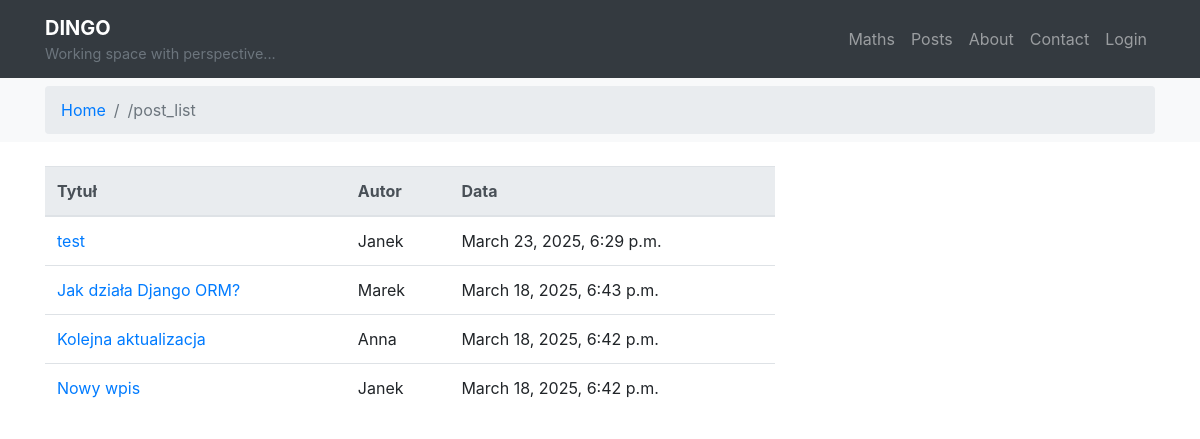
/posts/, run on an earlier commit of the app's database.
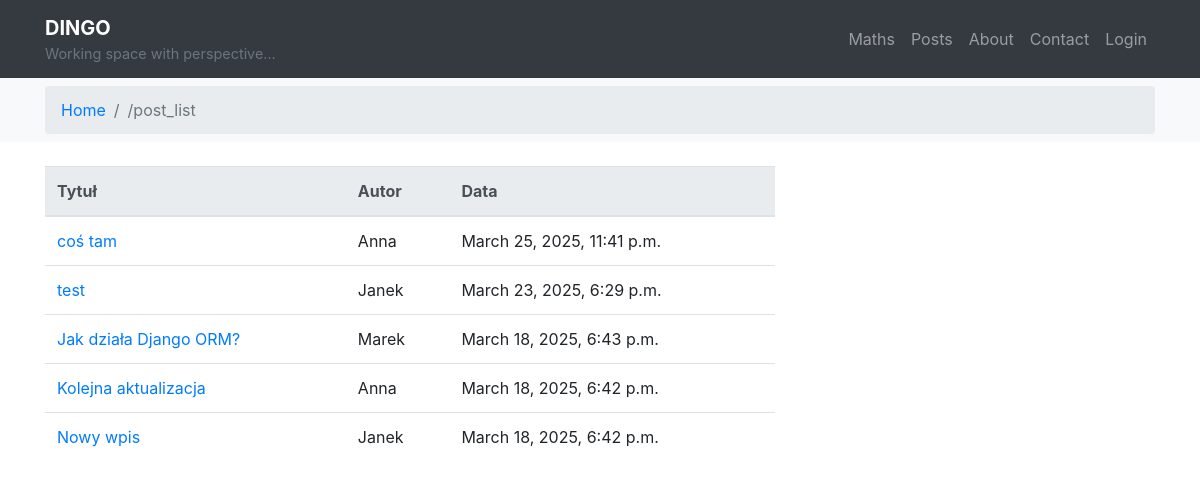
And on a later commit of the database.
### posts/models.py (models this page shows, shortened)
class Post(models.Model):
    title = models.CharField(max_length=100)
    content = models.TextField()
    created = models.DateTimeField(auto_now_add=True)
    modified = models.DateTimeField(auto_now=True)
    author = models.ForeignKey(Author, on_delete=models.CASCADE)

class Author(models.Model):
    nick = models.CharField(max_length=20, unique=True)
    email = models.EmailField(unique=True)

### posts/views.py (the view)
# urls.py: path('', post_list, name='post_list'),
def post_list(request):
    posts = Post.objects.order_by('-created')
    paginator = Paginator(posts, 10)
    page_number = request.GET.get('page')
    posts_page = paginator.get_page(page_number)
    if request.method == "POST":
        form = PostForm(request.POST)
        if form.is_valid():
            form.save()
            return redirect('posts:post_list')
    else:
        form = PostForm()
    return render(request, "posts/post_list.html", {
        "posts": posts_page,
        "form": form
    })

### posts/templates/posts/post_list.html (shortened to what this page needs)
{% extends "main.html" %}
{% load bootstrap4 %}
{% block content %}
<div class="row">
    <div class="col-md-8">
        <table class="table table-hover">
            <thead class="thead-light">
                <tr>
                    <th>Tytuł</th>
                    <th>Autor</th>
                    <th>Data</th>
                </tr>
            </thead>
            <tbody>
                {% for post in posts %}
                    <tr>
                        <td>
                            <a href="{% url 'posts:post_detail' post.pk %}">
                                {{ post.title }}
                            </a>
                        </td>
                        <td>{{ post.author.nick }}</td>
                        <td>{{ post.created|date:"F j, Y, g:i a" }}</td>
                    </tr>
                {% empty %}
                    <tr><td colspan="3"><em>Brak postów</em></td></tr>
                {% endfor %}
            </tbody>
        </table>
    </div>
    <div class="col-md-4">
    </div>
</div>
{% endblock %}

What changed in the data, as far as the page shows it:
added Post: title "coś tam", author.nick "Anna", created "March 25, 2025, 11:41 p.m."
